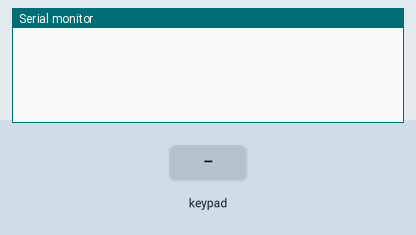
This sketch was run on a simulated Arduino Uno, built with avr-gcc and run on an emulated ATmega328P. Parts: the last lines printed to the serial monitor. The inputs (shaded band) are chosen by the test bench.

Above: at 1.2 s.
1.3 s: key '1' pressed
At 2.3 s:
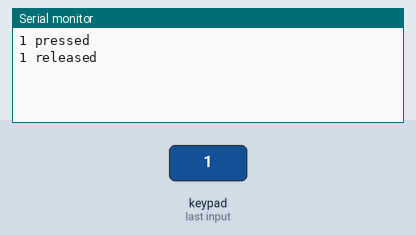
3.0 s: keypad keys 8 7 6 5 # pressed 0.4 s apart
At 5.3 s:
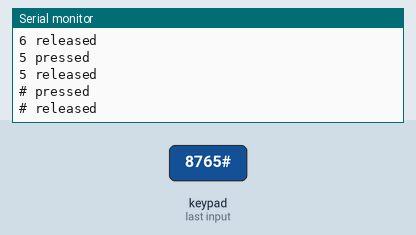
6.5 s: key '*' pressed
At 7.1 s:
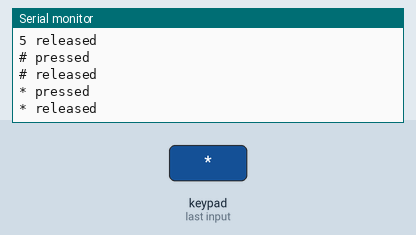
8.2 s: keypad keys 4 3 2 pressed 0.4 s apart
At 8.39 s:
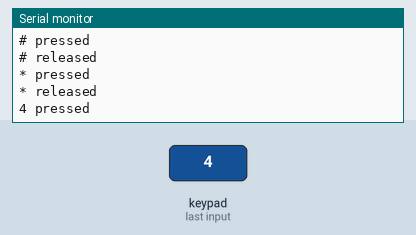
Timing chart, 0 to 11.2 s (numbered marks = the images above; inputs shaded):
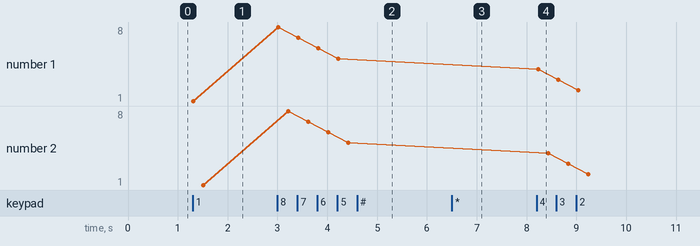

The sketch:

keypad_test.ino
```cpp
#include "Adafruit_Keypad.h"

const byte ROWS = 4;
const byte COLS = 3;

char keys[ROWS][COLS] = {
  {'1', '2', '3'},
  {'4', '5', '6'},
  {'7', '8', '9'},
  {'*', '0', '#'}
};

byte rowPins[ROWS] = {8, 7, 6, 5};
byte colPins[COLS] = {4, 3, 2};

//initialize an instance of class NewKeypad
Adafruit_Keypad customKeypad = Adafruit_Keypad( makeKeymap(keys), rowPins, colPins, ROWS, COLS);

void setup() {
  Serial.begin(9600);
  customKeypad.begin();

}

void loop() {
  // put your main code here, to run repeatedly:
  customKeypad.tick();

  while(customKeypad.available()){
    keypadEvent e = customKeypad.read();
    Serial.print((char)e.bit.KEY);
    if(e.bit.EVENT == KEY_JUST_PRESSED) Serial.println(" pressed");
    else if(e.bit.EVENT == KEY_JUST_RELEASED) Serial.println(" released");
  }

  delay(100);
}
```

Measured:
- after the input at 1.3 s, the serial monitor: prints a new line at once (image 1)
- after the input at 3.0 s, the serial monitor: prints a new line at once (image 2)
- after the input at 6.5 s, the serial monitor: prints a new line at once (image 3)
- after the input at 8.2 s, the serial monitor: prints a new line at once (image 4)
- plotted number 1: 1 → 5 after the input at 3.0 s, 5 → 2 after the input at 8.2 s
- plotted number 2: 1 → 5 after the input at 3.0 s, 5 → 2 after the input at 8.2 s
